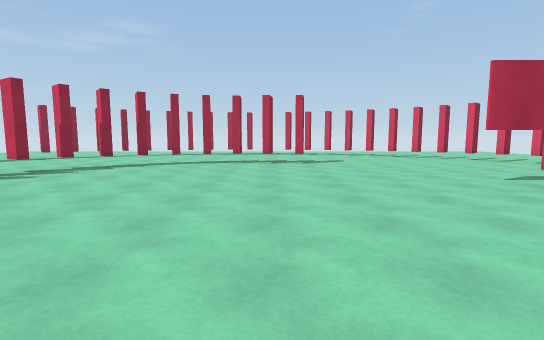
View 1 (above)

18 first-person views from a walk through a scene from a Unity 3-D project. The camera is 1.4 m above the floor, tilts 6° down and sees 85° across. The floor is counted in squares, 2 m on a side. Each view is taken from the middle of a square. On the plan, view 1 faces up. The plan holds only what a view shows up to about 10 squares ahead; the rest is blank. The place goes on beyond the plan. The player is left out.

View 2
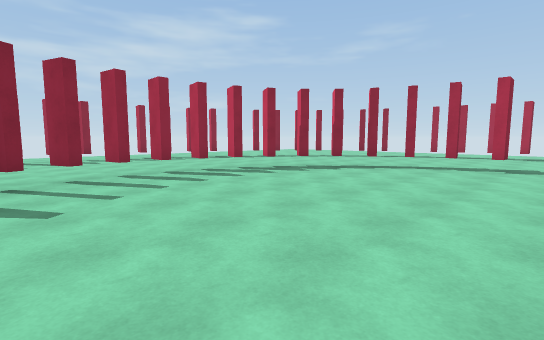

View 3
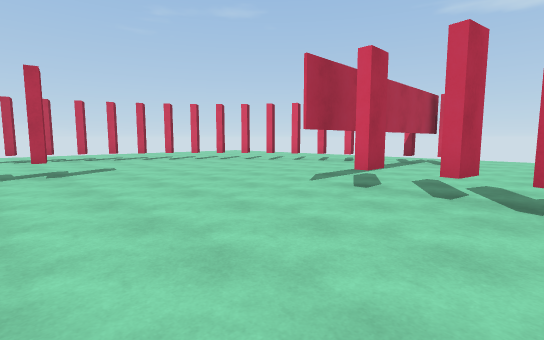

View 4
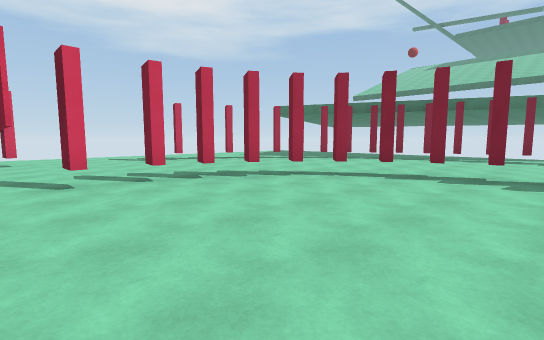

View 5
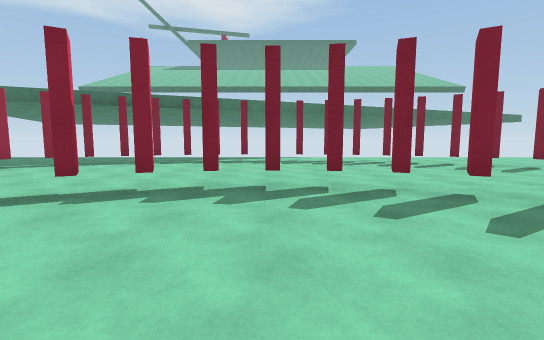

View 6
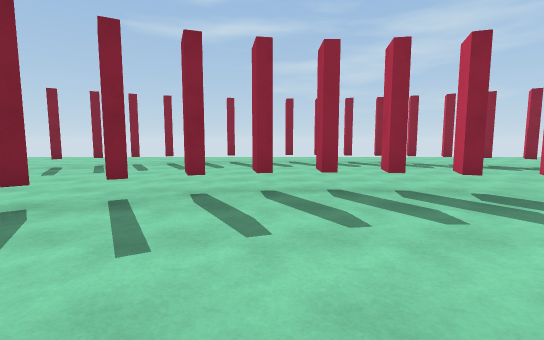

View 7
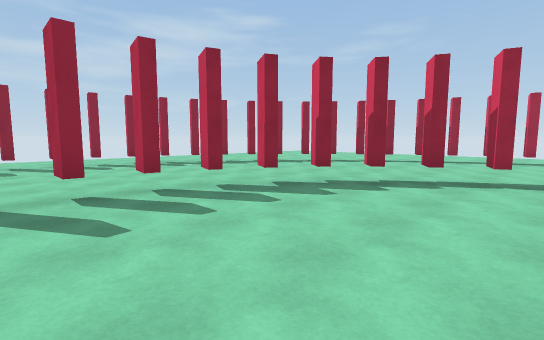

View 8
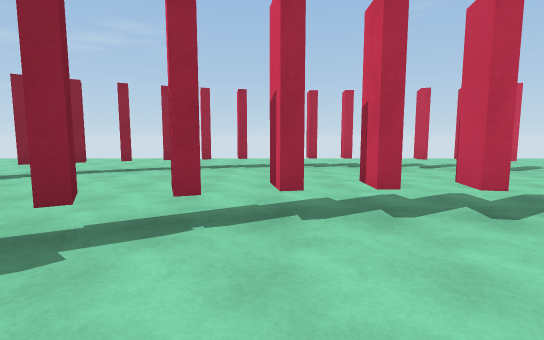

View 9
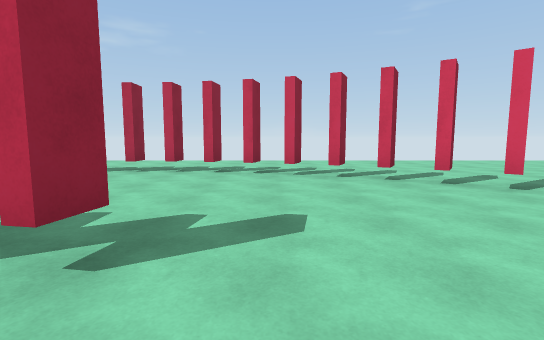

View 10
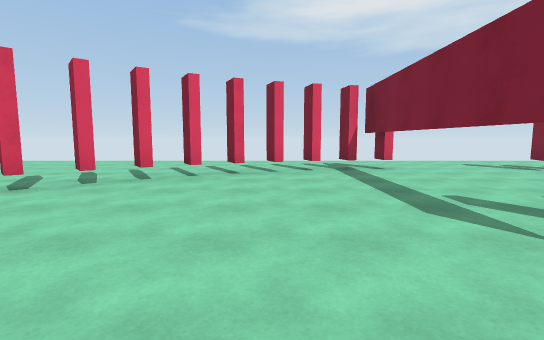

View 11
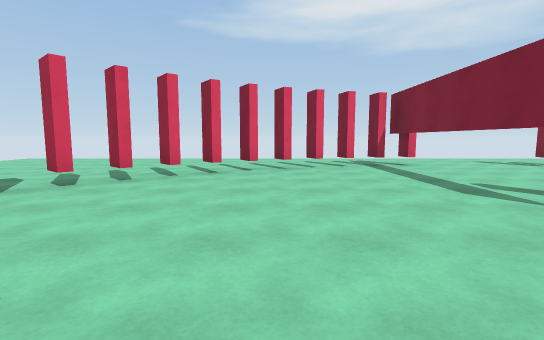

View 12
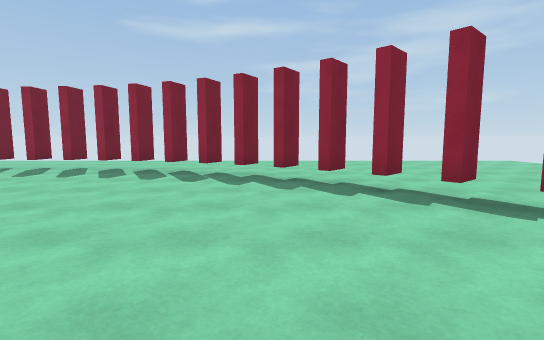

View 13
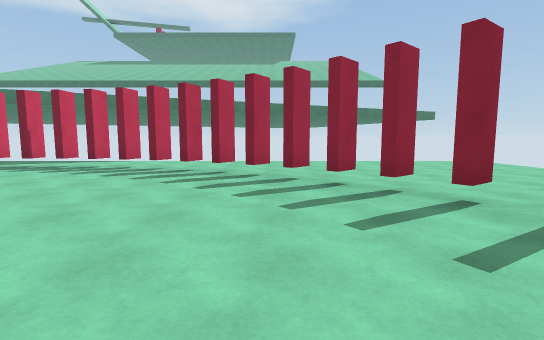

View 14
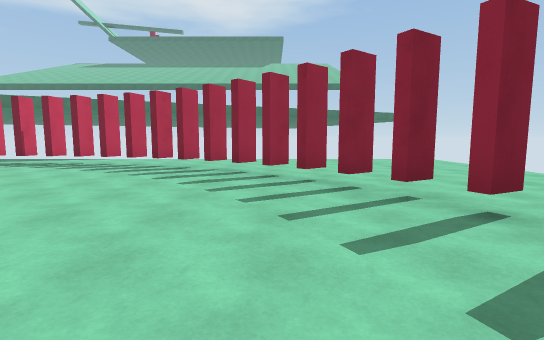

View 15
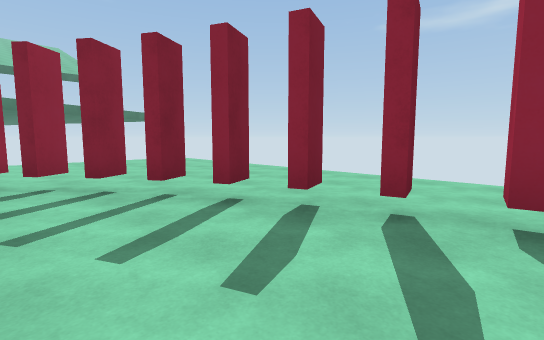

View 16
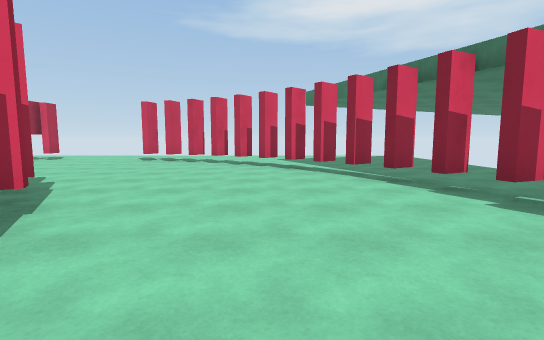

View 17
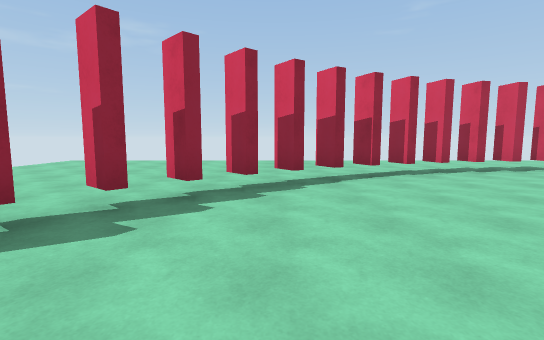

View 18
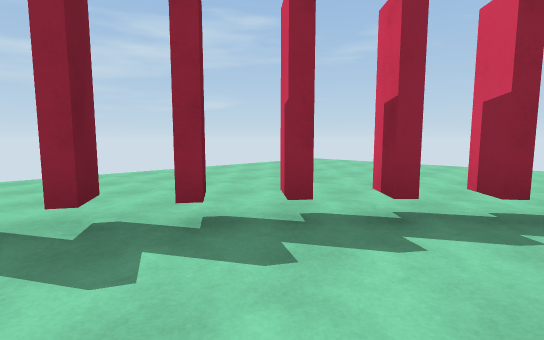

### Floor plan
Key: @ floor where view 1 was taken; # wall or solid block; x gap in a wall; . floor; T thing the floor can be seen under or through; O other object.
Columns run from 13 left of view 1 to 11 right of it. Each row starts with its distance up from view 1.
 16 ........................
 15 ........................
 14 ...........#.#...........
 13 ........#x.....x#........
 12 ......TT.........TT......
 11 .....TT...........TT.....
 10 ....T...............T....
  9 ....T......#.OO.....TT...
  8 ...T .....#..........#...
  7 ...T....TT............#..
  6 ..T ....T.............x..
  5 ..x....T .........TTTTT..
  4 ..x....x.........#.......
  3 ..x....#.........x.......
  2 ..x....#.........#.......
  1 ..#.....#.......#.....#..
  0 ...T.....##..@.#......#..
 -1 ...TT.....##..##.....#.
 -2 ....T...............##.
 -3 ....TT.............##..
 -4 ......T...........#....
 -5 ......TT........###...
 -6 ..........x...xx#.....
 -7 .....................
 -8    ............   ...

Where each view was taken, in squares from view 1:
view 1: 0 up, 0 right, facing up
view 2: 1 up, 0 right, facing up-left
view 3: 2 up, 0 right, facing up-right
view 4: 5 up, 1 left, facing down-right
view 5: 3 up, 1 left, facing down
view 6: 3 up, 2 left, facing left
view 7: 3 up, 2 left, facing up-left
view 8: 6 up, 2 left, facing up
view 9: 7 up, 2 right, facing up
view 10: 7 up, 2 right, facing right
view 11: 8 up, 1 right, facing right
view 12: 9 up, 4 left, facing left
view 13: 1 up, 7 left, facing down
view 14: 2 up, 8 left, facing down
view 15: 2 up, 8 left, facing down-left
view 16: 3 down, 1 left, facing right
view 17: 7 up, 7 left, facing up
view 18: 8 up, 7 left, facing up-left
